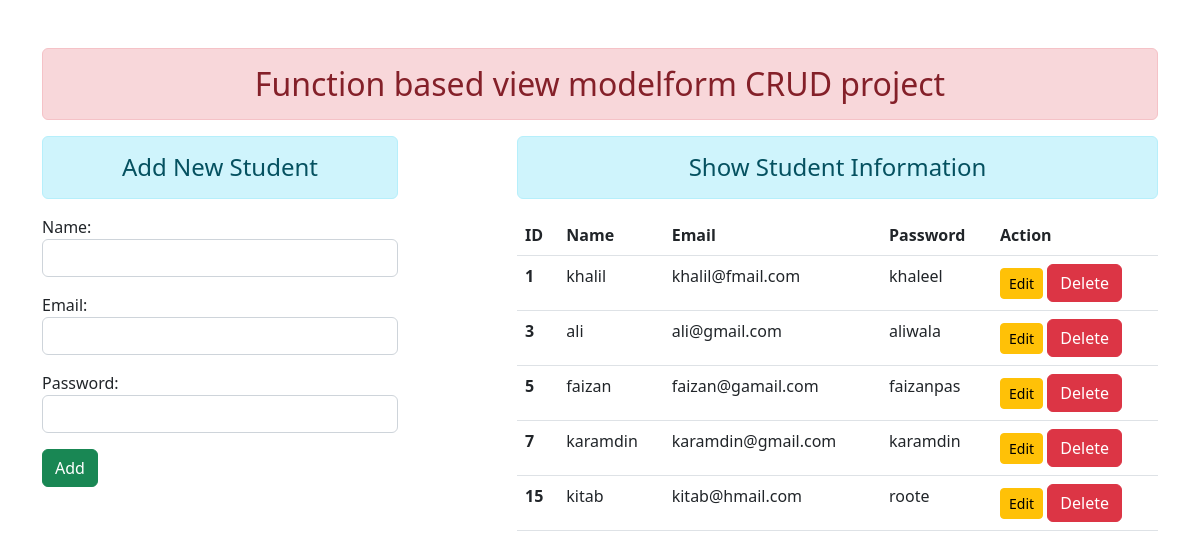
The page / on the database its author committed.
### enroll/models.py (models this page shows)
class User(models.Model):
    name = models.CharField(max_length=70)
    email = models.EmailField(max_length=100)
    password = models.CharField(max_length=100)

### enroll/views.py (the view)
# urls.py: path('', views.add_show, name="addandshow"),
def add_show(request):
    if request.method == 'POST':
        fm = StuentRegistration(request.POST)
        if fm.is_valid():
            nm = fm.cleaned_data['name']
            em = fm.cleaned_data['email']
            pw = fm.cleaned_data['password']
            reg = User(name=nm, email=em, password=pw)
            reg.save()
            fm = StuentRegistration()
    else:
        fm = StuentRegistration()
    stud = User.objects.all()
    return render(request, 'enroll/addandshow.html', {'form':fm, 'stu':stud})

### enroll/forms.py
class StuentRegistration(forms.ModelForm):
    class Meta:
        model = User
        fields = ['name', 'email', 'password']
        widgets = {
            'name': forms.TextInput(attrs={'class': 'form-control'}),
            'email': forms.EmailInput(attrs={'class': 'form-control'}),
            'password': forms.PasswordInput(render_value=True, attrs={'class': 'form-control'}),
        }

### enroll/templates/enroll/addandshow.html (shortened to what this page needs)
{% extends 'enroll/base.html' %}
{% block content %}
<div class="row">
    <div class="col-sm-4">
        <h4 class="text-center alert alert-info">Add New Student</h4>
        <form action="" method="POST">
            {{form.as_p}}
            <input type="submit" class="btn btn-success" value="Add">
        </form>
    </div>
    <div class="col-sm-7 offset-1">
        <h4 class="text-center alert alert-info">Show Student Information</h4>
        {% if stu %}
        <table class="table table-hover">
            <thead>
                <tr>
                    <th scope="col">ID</th>
                    <th scope="col">Name</th>
                    <th scope="col">Email</th>
                    <th scope="col">Password</th>
                    <th scope='col'>Action</th>
                </tr>
            </thead>
            <tbody>
                {% for st in stu %}
                <tr>
                    <th scope="row">{{st.id}}</th>
                    <td>{{st.name}}</td>
                    <td>{{st.email}}</td>
                    <td>{{st.password}}</td>
                    <td>
                        <a href="{% url 'updatedata' st.id %}" class="btn btn-warning btn-sm">Edit</a>
                        <form action="{% url 'deletedata' st.id %}" method="post" class='d-inline'>{% csrf_token %}
                            <input type="submit" class='btn btn-danger' value="Delete">
                        </form>
                    </td>
                </tr>
                {% endfor %}
            </tbody>
        </table>
        {% else %}
        <h4 class=text-center alert alert-warning>No Records</h4>
        {% endif %}
    </div>
</div>
{% endblock content %}

### enroll/templates/enroll/base.html (shortened to what this page needs)
<!DOCTYPE html>
{% load static %}
<html lang="en">
<head>
    <link rel="stylesheet" href="{% static 'enroll/css/bootstrap.min.css' %}">
</head>
<body>
    <div class="container mt-5">
        <h2 class="text-center alert alert-danger">Function based view modelform CRUD  project</h2>
        {% block content %} {% endblock content %}
    </div>
</body>
</html>

### rows shown on the page
User: id "1", name "khalil", email "khalil@fmail.com", password "khaleel"
User: id "3", name "ali", email "ali@gmail.com", password "aliwala"
User: id "5", name "faizan", email "faizan@gamail.com", password "faizanpas"
User: id "7", name "karamdin", email "karamdin@gmail.com", password "karamdin"
User: id "15", name "kitab", email "kitab@hmail.com", password "roote"
